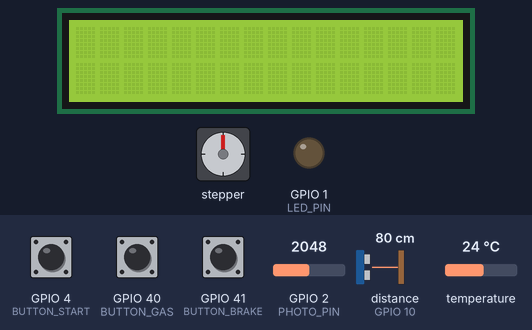
A sketch run on a simulated ESP32-S3. On the bench: 16×2 character LCD, stepper motor, output pins drawn as LEDs (lit = HIGH). Dashed ring = blinking. The inputs (shaded band) are chosen by the test bench; at power-on: GPIO 4 (BUTTON_START) HIGH, GPIO 40 (BUTTON_GAS) HIGH, distance to the obstacle (sensor on GPIO 10) 80 cm, GPIO 2 (PHOTO_PIN) = 2048, GPIO 41 (BUTTON_BRAKE) HIGH, temperature 24 °C (analog values on the 0–4095 scale). The echo pulse lasts 58.3 µs per cm; stepper angles assume 200 steps per turn; pins used as bus, display or sensor lines are not drawn; what the sketch prints to the serial monitor is not drawn.

Above: at 1.3 s.
1.4 s: GPIO 4 (BUTTON_START) pulled LOW for 2.35 s
At 2.9 s:
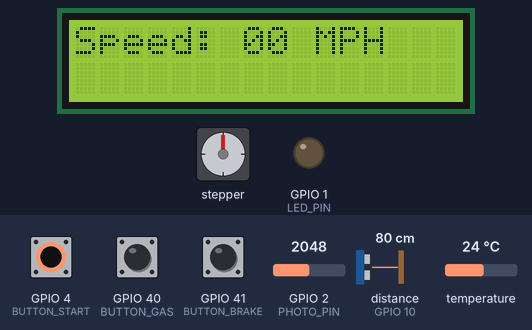
5.2 s: GPIO 40 (BUTTON_GAS) pulled LOW for 2.35 s
At 5.69 s:
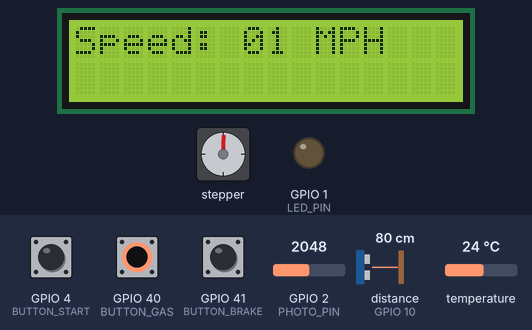
9.0 s: distance to the obstacle (sensor on GPIO 10) set to 28 cm
14.2 s: distance to the obstacle (sensor on GPIO 10) set to 22 cm
At 15.6 s:
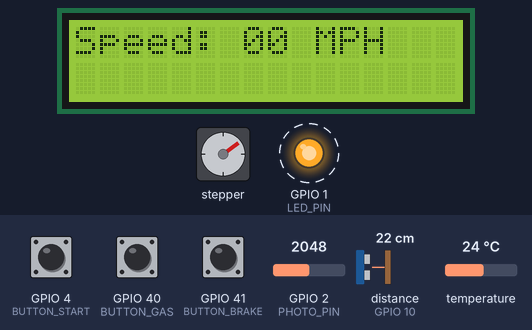
Timing chart, 0 to 19.7 s (numbered marks = the images above; inputs shaded):
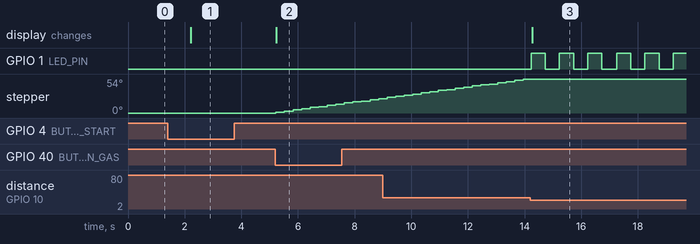

The sketch:

FinalProjectSender.ino
```cpp
// Filename: FinalProjectSender.ino
// Authors: Akhil Srinivasan
// Date: 03/15/2025
// Description: This file controls a complex cruise control system. It uses a stepper motor as the car, and an LCD display as the speedometer to provide
// a visual of the speed for the user. It uses three user input buttons that control that starting/stopping of the car engine, the acceleration,
// and the braking respectively. The "car" maintains constant speed unless the user increases or decreases the speed. The system also includes
// and ultrasonic collision detection system that, depending on if an object is detected nearby, brakes for the user until the car reaches safety.
// The user sees a flashing warning light when an object is detected nearby. The system also records outside lighting and temperature, sending it
// to another ESP32 that conntrols the headlights and air conditioning system.

// ========================= Includes =========================
#include <Arduino.h>
#include "freertos/FreeRTOS.h"
#include "freertos/task.h"
#include "freertos/timers.h"
#include <Stepper.h>
#include <esp_now.h>
#include <WiFi.h>
#include "Adafruit_Sensor.h"
#include "Adafruit_AM2320.h"
#include "Wire.h"
#include <LiquidCrystal_I2C.h>

// ========================= Macros =========================
#define LED_PIN 1 // Pin for warning light
#define BUTTON_GAS 40 // Acceleration button
#define BUTTON_BRAKE 41 // Deceleration button
#define BUTTON_START 4 // Button to start system
#define PHOTO_PIN 2 // Pin for photoresistor
#define TRIG_PIN 11 // trig pin for distance sensor
#define ECHO_PIN 10 // echo pin for distance sensor
#define DIST_THRESHOLD 25 // Threshold for collision distance
#define MAX_SPEED 75 // Maximum motor speed
#define STEPS 200 // Motor steps per revolution

// ========================= Global Variables =========================
uint8_t broadcastAddress[] = {0x24, 0xEC, 0x4A, 0x0E, 0xAE, 0xF8}; // Broadcast address for receiving ESP32
volatile int speed = 0; // Current motor speed
volatile int count = 0; // Counter to ensure acceleration is slowing than braking
volatile bool speedUpdate = false; // Flag for updating speed
bool collision = false; // Flag for potential collision object being detected
bool started = false; // Flag for starting program
volatile bool distanceUpdate = false; // Flag for running distance sensor
hw_timer_t * timer = NULL; // Hardware timer

// Initialize peripherals
Stepper stepper(STEPS, 39, 38, 37, 36); // Stepper motor
Adafruit_AM2320 tempSensor = Adafruit_AM2320(); // Temperature sensor
LiquidCrystal_I2C lcd(0x27, 16, 2); // LCD display

// FreeRTOS Handles
SemaphoreHandle_t collisionSemaphore = NULL; // Handle for collision semaphore
SemaphoreHandle_t speedSemaphore = NULL; // Handle for speed semaphore

// Handles for FreeRTOS tasks
TaskHandle_t Led_Handle = NULL; // Handle for warning light task
TaskHandle_t Motor_Handle = NULL; // Handle for motor control task
TaskHandle_t Distance_Handle = NULL; // Handle for distance sensor task
TaskHandle_t Sensor_Handle = NULL; // Handle for temperature and light sensor task
TaskHandle_t Speedometer_Handle = NULL; // Handle for LCD speedometer task
TaskHandle_t Start_Handle = NULL; // Handle for engine starting and stopping task

typedef struct sensor_message {
  int light;
  int temp;
} sensor_message; // Struct for storing sensor data

// Name: CollisionUpdate
// Description: ISR that updates flags to ensure distance is measured and speed is updated at timer alarm
void IRAM_ATTR TimerUpdate() {
  distanceUpdate = true; // Update distance flag to ensure distance is measured
  count = (count + 1) % 4; // Increment count with wrap around to ensure gas is 4x slower than braking
  speedUpdate = true; // Update flag to ensure speed is updated
}

// Name: onDataSent
// Description: Callback function that checks whether data was sent successfuly by ESP-NOW
void onDataSent(const uint8_t *mac_addr, esp_now_send_status_t status) {
  // Check if the delivery was successful and print the status
  Serial.println(status == ESP_NOW_SEND_SUCCESS ? "Success" : "Failed");
}

void setup() {
  // Initialize input and output hardware pins
  pinMode(TRIG_PIN, OUTPUT);
  pinMode(ECHO_PIN, INPUT);
  pinMode(LED_PIN, OUTPUT);
  pinMode(BUTTON_BRAKE, INPUT_PULLUP);
  pinMode(BUTTON_GAS, INPUT_PULLUP);
  pinMode(BUTTON_START, INPUT_PULLUP);
  pinMode(PHOTO_PIN, INPUT);
  // Ensure analog resolution is 10 bits
  analogReadResolution(10);

  // Begin I2C communication with SDA pin 5, SCL pin 6
  Wire.begin(5, 6);
  // Initalize LCD display
  lcd.init();
  lcd.begin(16, 2);
  lcd.backlight();
  // Initalize temperature sensor and ensure proper functionality
  if (!tempSensor.begin()) {
    Serial.println("Error initializing temperature sensor");
    return;
  }
  delay(2);
  // Open serial communication
  Serial.begin(9600);
  while (!Serial);

  // Initialize hardware timer that has 32 Hz alarm signal
  timer = timerBegin(32000);  // Frequency of 32000 (32 kHz)
  timerAttachInterrupt(timer, &TimerUpdate);  // Attach the interrupt service routine
  timerAlarm(timer, 1000, true, 0);  // 32000 / 1000 = 32 Hz frequency

  // Initalize ESP-NOW and wifi modes, and check for success
  WiFi.mode(WIFI_STA);
  if (esp_now_init() != ESP_OK) {
    Serial.println("Error initializing ESP-NOW");
    return;
  }
  esp_now_register_send_cb(onDataSent);  // Register the send callback function
  esp_now_peer_info_t peerInfo;  // Data structure for handling peer information
  // Copy the receiver's MAC address to peer information
  memset(&peerInfo, 0, sizeof(peerInfo));
  memcpy(peerInfo.peer_addr, broadcastAddress, 6);
  peerInfo.channel = 0; // Set WiFi channel to 0 (default)
  peerInfo.encrypt = false; // Disable encryption
  // Add peer and check for success
  if (esp_now_add_peer(&peerInfo) != ESP_OK){
    Serial.println("Error initializing ESP-NOW");
    return;
  }

  // Create binary semaphores for collision and speed, and give them initially
  collisionSemaphore = xSemaphoreCreateBinary();
  if (collisionSemaphore != NULL) {
    xSemaphoreGive(collisionSemaphore);
  } else {
    Serial.println("Error initializing semaphore");
    return;
  }
  speedSemaphore = xSemaphoreCreateBinary();
  if (speedSemaphore != NULL) {
    xSemaphoreGive(speedSemaphore);
  } else {
    Serial.println("Error initializing semaphore");
    return;
  }

  // Create FreeRTOS tasks and pin all to core 0 except motor task, which runs separately because of its high priority and high frequency
  // Suspend all tasks initially, except Start_Task, to ensure system begins off until start button pressed
  xTaskCreatePinnedToCore(Distance_Task, "Distance Task", 2048, NULL, 1, &Distance_Handle, 0);
  vTaskSuspend(Distance_Handle);
  xTaskCreatePinnedToCore(Motor_Task, "Motor Task", 2048, NULL, 1, &Motor_Handle, 1);
  vTaskSuspend(Motor_Handle);
  xTaskCreatePinnedToCore(LED_Task, "LED Task", 2048, NULL, 1, &Led_Handle, 0);
  vTaskSuspend(Led_Handle);
  xTaskCreatePinnedToCore(Sensor_Task, "Sensor Task", 2048, NULL, 1, &Sensor_Handle, 0);
  vTaskSuspend(Sensor_Handle);
  xTaskCreatePinnedToCore(Speedometer_Task, "Speedometer Task", 2048, NULL, 1, &Speedometer_Handle, 0);
  vTaskSuspend(Speedometer_Handle);
  xTaskCreatePinnedToCore(Start_Task, "Start Task", 2048, NULL, 1, &Start_Handle, 0);
}

void loop() {
  // FreeRTOS does not use loop function
}

// Name: Distance_Task
// Description: Uses the ultrasonic distance sensor to measure the closest object. If an object is detected within the threshold, it toggles the collision
// flag to true. The task runs at a frequency of 32 Hz, handled by the hardware timer.
void Distance_Task(void *pvParameter) {
  while(1) {
    // Checks whether we should run distance sensor based on 32 Hz hardware timer flag
    if (distanceUpdate) {
      // Measure distance using trig and echo pins
      digitalWrite(TRIG_PIN, LOW);
      delayMicroseconds(2);
      digitalWrite(TRIG_PIN, HIGH);
      delayMicroseconds(10);
      digitalWrite(TRIG_PIN, LOW);
      float duration = pulseIn(ECHO_PIN, HIGH);
      // Calculate distance using speed of sound, capped at 400 cm to ensure consistency
      int distance;
      if (duration == 0) {
        distance = 400; // If no pulse is detected, assume max distance.
      } else {
        distance = min((int)((duration * .0343) / 2), 400);
      }

      // Take semaphore to ensure synchronization across cores
      if (xSemaphoreTake(collisionSemaphore, portMAX_DELAY) == pdPASS) {
        // If object detected in threshold, update collision flag to true
        if (distance < DIST_THRESHOLD) {
          collision = true;
        } else {
          collision = false;
        }
        xSemaphoreGive(collisionSemaphore); // Give back semaphore once updated
      }
      distanceUpdate = false; // Reset distanceUpdate flag
    }
    vTaskDelay(pdMS_TO_TICKS(5)); // small delay to prevent CPU overuse
  }
}

// Name: Motor_Task
// Description: Controls the speed of the stepper motor when running it. Updates the current motor speed based on inputs from
// the gas and brake buttons and the collision detector.
void Motor_Task(void *pvParameter) {
  int change = 0; // flag that handles how to update speed: 0 = no change, 1 = decrement, 2 = increment
  while(1) {
    // Checks if speed should be updated, which is controlled by 32 Hz hardware timer
    if (speedUpdate) {
      // Take semaphore before accessing collision flag
      if (xSemaphoreTake(collisionSemaphore, pdMS_TO_TICKS(10)) == pdPASS) {
        // If collision possible, or brake held, then set flag to 1 to decrement speed
        // Ensures collision detector stops car fastest at 32 Hz, and brake stops car a bit slower at 16 Hz to add safety
        if (collision || (count == 1 || count == 3) && digitalRead(BUTTON_BRAKE) == LOW) {
          change = 1;
        // Otherwise, if gas button held, and speed is below maximum, set flag to 1 to increment speed
        // Acceleration happens 4x slower at 8 Hz for more realistic speeding up
        } else if (count == 3 && digitalRead(BUTTON_GAS) == LOW && speed < MAX_SPEED) {
          change = 2;
        } // Otherwise, flag is 0 for constant speed
        xSemaphoreGive(collisionSemaphore); // Give back semaphore
      }

      // Take speed semaphore before updating motor speed
      if (xSemaphoreTake(speedSemaphore, pdMS_TO_TICKS(10)) == pdPASS) {
        // If car is moving and should slow, decrement speed
        if (change == 1 && speed > 0) {
          speed--;
        // If car should accelerate and has not reached maxiumum speed, increment speed
        } else if (change == 2) {
          speed++;
        }
        xSemaphoreGive(speedSemaphore); // Give back semaphore
      }
      speedUpdate = false; // Reset speedUpdate flag
      change = 0; // Reset change flag
    }

    // Run motor at specified rate if speed is above 0
    // Note: Semaphore not needed here because the only possibility of a conflict is a Read-Read
    // conflict with Speedometer_Task, which will not result in any issues
    if (speed > 0) {
      stepper.setSpeed(speed); // Set motor speed
      stepper.step(STEPS / 100); // Move 1/100th of a revolution
    }
    vTaskDelay(pdMS_TO_TICKS(2)); // Small delay to prevent CPU overuse
  }
}

// Name: LED_Task
// Description: Controls an external LED warning light that flashes 3 times when the distance sensor detects an object
// within the threshold, indicating a possibiliy of collision.
void LED_Task(void *pvParameter) {
  bool alarm = false; // Flag for object detected
  while(1) {
    // Take semaphore and update alarm flag to ensure synchronization without hogging semaphore
    if (xSemaphoreTake(collisionSemaphore, portMAX_DELAY) == pdPASS) {
      alarm = collision;
      xSemaphoreGive(collisionSemaphore); // Give back semaphore
    }

    // If collision possibility is detected, flash LED 3 times at half second intervals
    if (alarm) {
      for (int i = 0; i < 3; i++) {
        digitalWrite(LED_PIN, HIGH);
        vTaskDelay(pdMS_TO_TICKS(500));
        digitalWrite(LED_PIN, LOW);
        vTaskDelay(pdMS_TO_TICKS(500));
      }
      alarm = false; // Reset alarm flag
    }
    vTaskDelay(pdMS_TO_TICKS(20)); // Small delay to prevent CPU overuse
  }
}

// Name: Speedometer_Task
// Description: Controls external LCD display that acts as an speedometer, displaying current motor speed as miles per hour (MPH)
void Speedometer_Task(void *pvParameter) {
  int oldSpeed = 0; // Tracks previously recorded motor speed
  bool update = false; // Flag that tracks whether speed has changed
  // Clear and initialize LCD
  lcd.clear();
  lcd.print("Speed: 00 MPH");
  while(1) {
    // Take speed semaphore to ensure consistency and prevent data race
    if (xSemaphoreTake(speedSemaphore, pdMS_TO_TICKS(10)) == pdPASS) {
      // If speed has changed, update flag and oldSpeed
      if (oldSpeed != speed) {
        oldSpeed = speed;
        update = true;
      }
      xSemaphoreGive(speedSemaphore); // Give back semaphore
    }

    // If speed has changed, then update LCD display with new speed
    if (update) {
      lcd.setCursor(7, 0);
      if (oldSpeed < 10) { // Extra 0 if single digit speed
        lcd.print(0);
      }
      lcd.print(oldSpeed); // Replace old speed with new speed
    }
    update = false; // Reset update flag
    vTaskDelay(pdMS_TO_TICKS(100)); // Small delay to prevent CPU overuse
  }
}

// Name: Sensor_Task
// Description: Measures ambient lighting and temperature, and uses ESP-NOW to send it to receiving device
void Sensor_Task(void *arg) {
    sensor_message message = {0, 0}; // Initalize sensor message struct with default values
    while(1) {
        message.light = analogRead(PHOTO_PIN); // Read photoresistor value
        message.temp = (int) (tempSensor.readTemperature() * 1.8 + 32); // Read temperature value, convert to Fahrenheit (°F), and cast it to integer
        esp_now_send(broadcastAddress, (uint8_t *) &message, sizeof(sensor_message)); // Send message to receiving device
        vTaskDelay(pdMS_TO_TICKS(5000)); // Delay to ensure sensor measurements are taken every 5 seconds
    }
}

// Name: Start_Task
// Description: Controls the starting and stopping of the cruise control system using a start button
void Start_Task(void *arg) {
    while(1) {
        // Check if start button is held down
        if (digitalRead(BUTTON_START) == LOW) {
          vTaskDelay(pdMS_TO_TICKS(50)); // debouncing for metastability
          started = !started; // Toggle started flag
          // If system is now running, resume all tasks
          if (started) {
            vTaskResume(Distance_Handle);
            vTaskResume(Motor_Handle);
            vTaskResume(Led_Handle);
            vTaskResume(Sensor_Handle);
            vTaskResume(Speedometer_Handle);
          // If system is now stopped, suspend all tasks
          } else {
            vTaskSuspend(Distance_Handle);
            vTaskSuspend(Led_Handle);
            vTaskSuspend(Sensor_Handle);
            // Ensure speed decreases down to 0 and motor stops before suspending motor and speedometer tasks
            collision = true; // Temporarily force collision system to slow down car
            while (speed != 0) {
              vTaskDelay(pdMS_TO_TICKS(10));
            }
            vTaskDelay(pdMS_TO_TICKS(100));
            vTaskSuspend(Speedometer_Handle);
            vTaskSuspend(Motor_Handle);
            collision = false; // Reset collision flag until system is started again
          }
        }
      vTaskDelay(pdMS_TO_TICKS(2000)); // Delay that forces button to be held longer to start/stop system, similar to a real car engine button
    }
}
```

Measured:
- the behaviour switches between 26 and 25 cm on distance to the obstacle (sensor on GPIO 10) (found by bisection; images 2 and 3)
- after the input at 1.4 s, the display: changes after 0.82 s (image 1)
- after the input at 5.2 s, stepper: keeps turning clockwise at about 6°/s, starting at once; the display: changes at once (image 2)
- after the input at 14.2 s, GPIO 1 (LED_PIN): alternates HIGH for 0.50 s and LOW for 0.50 s, starting at once; stepper: stops changing and stays 54°; the display: changes after 0.07 s (image 3)
